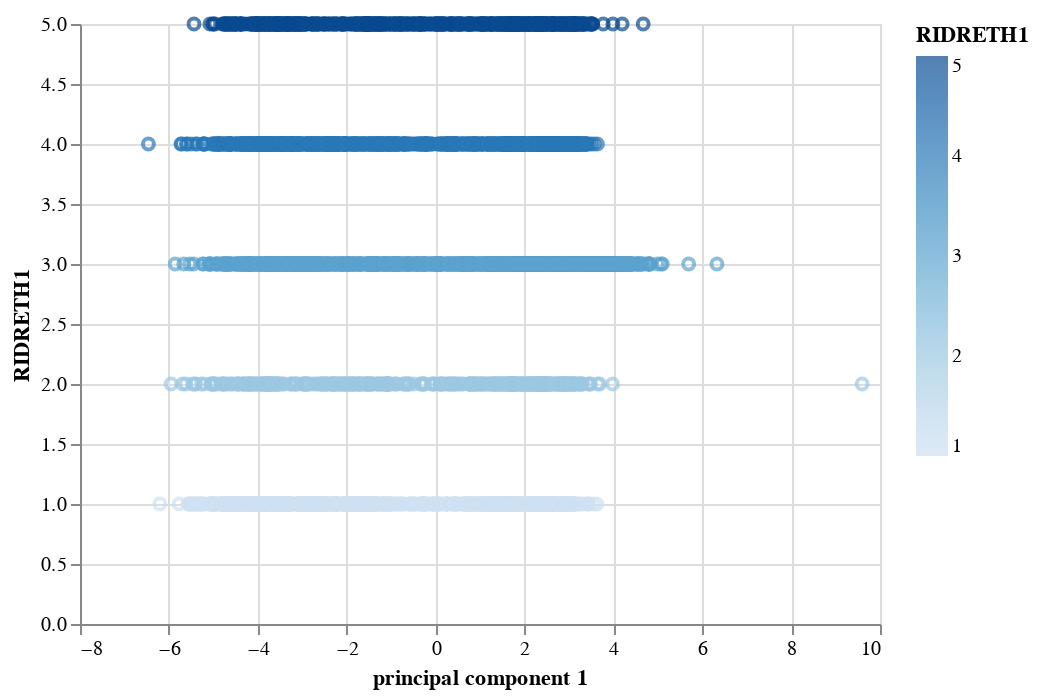

This figure's notebook cell:
### Code cell
pca = PCA(n_components=1)
principalComponents = pca.fit_transform(df1)
principalDf = pd.DataFrame(data = principalComponents, columns = ['principal component 1'])
finalDf_1 = pd.concat([principalDf,yRand, y_final_1 ], axis = 1)
finalDf_1

alt.Chart(finalDf_1.head(4500)).mark_point().encode(
    x='principal component 1',
    y='RIDRETH1',
    
    color = 'RIDRETH1'
    
   
    
)

### Figure 1 — Vega-Lite specification as saved in the notebook (floating-point values rounded to 4 significant figures; data arrays with more than 128 entries replaced by an {"elided": "..."} marker saying what was removed)
{"config": {"view": {"continuousWidth": 400, "continuousHeight": 300}}, "data": {"name": "data-1a29e702d9076443f8424ab451cea3ca"}, "mark": "point", "encoding": {"color": {"type": "quantitative", "field": "RIDRETH1"}, "x": {"type": "quantitative", "field": "principal component 1"}, "y": {"type": "quantitative", "field": "RIDRETH1"}}, "$schema": "https://vega.github.io/schema/vega-lite/v4.0.2.json", "datasets": {"data-1a29e702d9076443f8424ab451cea3ca": {"elided": "4500 records"}}}
